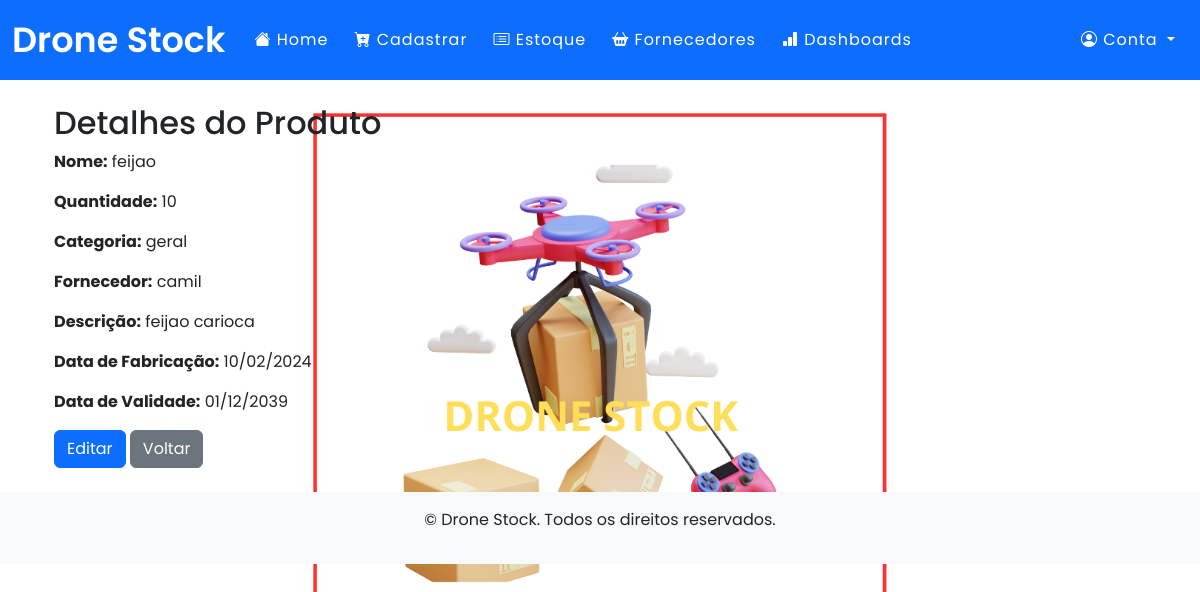
The app's page /produto/1/detalhes/ (signed in), older data.
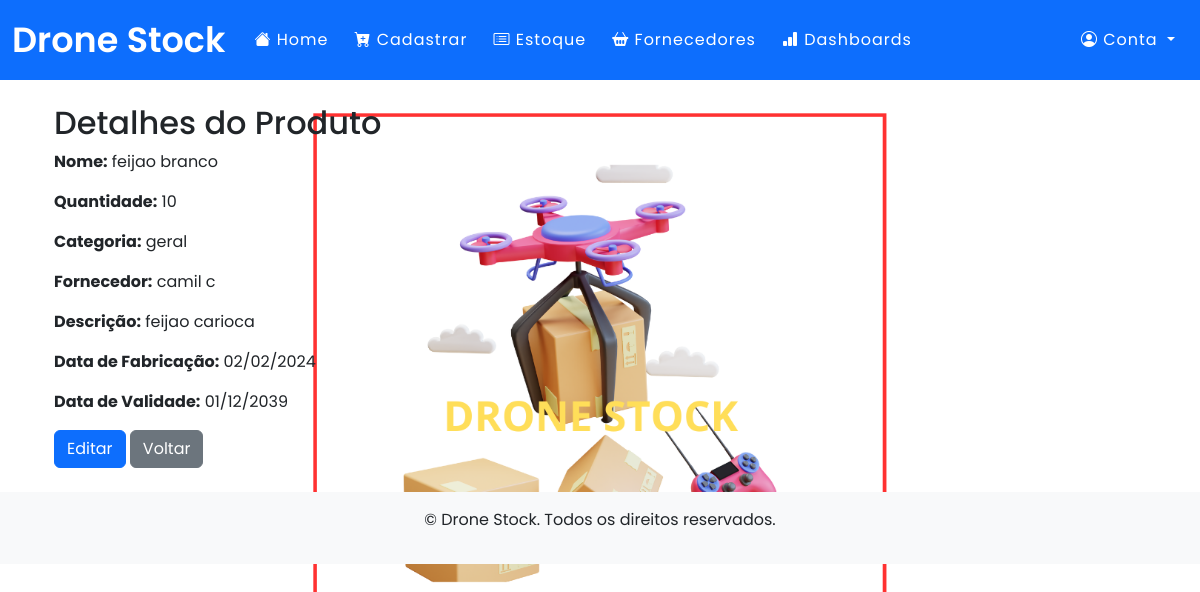
The same page, newer data.
### app/models.py (models this page shows)
class Produto(db.Model):
    __tablename__ = "produto"
    id = db.Column(db.Integer, primary_key=True, autoincrement=True)
    nome = db.Column(db.String(100), nullable=False)
    quantidade = db.Column(db.Integer, nullable=False)
    categoria = db.Column(db.String(100), nullable=False)
    descricao = db.Column(db.String(500), nullable=True)
    data_de_fabricacao = db.Column(db.DateTime, nullable=True)
    data_de_validade = db.Column(db.DateTime, nullable=True)
    fornecedor = db.Column(db.String(100), nullable=False)
    fornecedoras = db.relationship(
        'Fornecedora',
        secondary=produto_fornecedor,
        backref=db.backref('produtos', lazy='dynamic'),
        lazy='dynamic'
    )

### app/routes.py (the view)
@app.route('/produto/<int:id>/detalhes/', methods=["GET"])
@login_required #permitir açao apos o login
def detalhes_vizualizar_produto(id):
    produto = Produto.query.get(id)
    return render_template('detalhes_produto.html', produto=produto)

### app/models.py (called while the page is built)
@login_manager.user_loader
def load_user(user_id):
    return User.query.get(user_id)

### app/templates/detalhes_produto.html (shortened to what this page needs)
{% extends "base.html" %}
{% block content %}
<div class="container">
  <h2>Detalhes do Produto</h2>
  <p><strong>Nome:</strong> {{ produto.nome }}</p>
  <p><strong>Quantidade:</strong> {{ produto.quantidade }}</p>
  <p><strong>Categoria:</strong> {{ produto.categoria }}</p>
  <p><strong>Fornecedor:</strong> {{ produto.fornecedor }}</p>
  <p><strong>Descrição:</strong> {{ produto.descricao }}</p>
  <p><strong>Data de Fabricação:</strong> {{ produto.data_de_fabricacao.strftime('%d/%m/%Y') }}</p>
  <p><strong>Data de Validade:</strong> {{ produto.data_de_validade.strftime('%d/%m/%Y') }}</p>
  <a href="{{ url_for('editar_produto', id=produto.id) }}" class="btn btn-primary">Editar</a>
  <a href="{{ url_for('estoque_lista') }}" class="btn btn-secondary">Voltar</a>
</div>
{% endblock %}

Row changes from the older to the newer data that the page shows:
changed Produto "geral": nome "feijao" → "feijao branco"; fornecedor "camil" → "camil c"; data_de_fabricacao "10/02/2024" → "02/02/2024"
